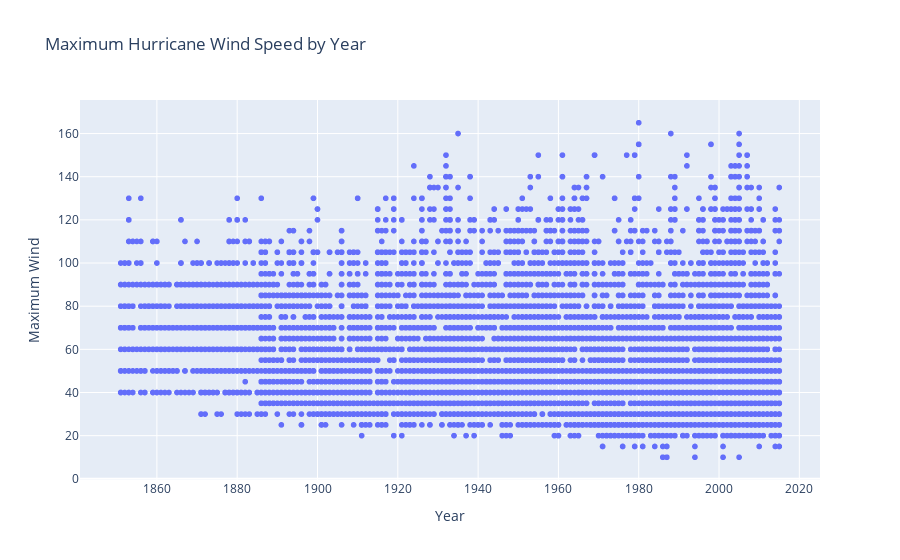

The notebook cell saved with this chart:
### Code cell
fig = px.scatter(sorted_hurr, x="Year", y="Maximum Wind",
                 title="Maximum Hurricane Wind Speed by Year")

# Show the plot
fig.show()

### Figure 1 — Plotly figure (JSON) as saved in the notebook; plotly's stock layout.template omitted (floating-point values rounded to 4 significant figures; data arrays with more than 128 entries replaced by an {"elided": "..."} marker saying what was removed)
{"data": [{"hovertemplate": "Year=%{x}<br>Maximum Wind=%{y}<extra></extra>", "legendgroup": "", "marker": {"color": "#636efa", "symbol": "circle"}, "mode": "markers", "name": "", "showlegend": false, "type": "scattergl", "x": {"elided": "9983 int values"}, "xaxis": "x", "y": {"elided": "9983 int values"}, "yaxis": "y"}], "layout": {"legend": {"tracegroupgap": 0}, "title": {"text": "Maximum Hurricane Wind Speed by Year"}, "xaxis": {"anchor": "y", "domain": [0, 1], "title": {"text": "Year"}}, "yaxis": {"anchor": "x", "domain": [0, 1], "title": {"text": "Maximum Wind"}}}}
